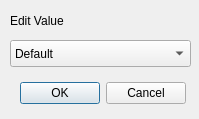
<?xml version="1.0" encoding="UTF-8"?>
<ui version="4.0">
 <class>Dialog</class>
 <widget class="QDialog" name="Dialog">
  <property name="geometry">
   <rect>
    <x>0</x>
    <y>0</y>
    <width>199</width>
    <height>119</height>
   </rect>
  </property>
  <property name="minimumSize">
   <size>
    <width>199</width>
    <height>119</height>
   </size>
  </property>
  <property name="maximumSize">
   <size>
    <width>199</width>
    <height>119</height>
   </size>
  </property>
  <property name="windowTitle">
   <string>Edit Property</string>
  </property>
  <widget class="QLabel" name="editPropertyLabel">
   <property name="geometry">
    <rect>
     <x>10</x>
     <y>10</y>
     <width>121</width>
     <height>21</height>
    </rect>
   </property>
   <property name="text">
    <string>Edit Value</string>
   </property>
  </widget>
  <widget class="QDialogButtonBox" name="buttonBox">
   <property name="geometry">
    <rect>
     <x>20</x>
     <y>80</y>
     <width>166</width>
     <height>27</height>
    </rect>
   </property>
   <property name="standardButtons">
    <set>QDialogButtonBox::Cancel|QDialogButtonBox::Ok</set>
   </property>
  </widget>
  <widget class="QComboBox" name="comboBox">
   <property name="geometry">
    <rect>
     <x>10</x>
     <y>40</y>
     <width>181</width>
     <height>27</height>
    </rect>
   </property>
   <item>
    <property name="text">
     <string>Default</string>
    </property>
   </item>
   <item>
    <property name="text">
     <string>False</string>
    </property>
   </item>
   <item>
    <property name="text">
     <string>True</string>
    </property>
   </item>
  </widget>
 </widget>
 <resources/>
 <connections/>
</ui>
